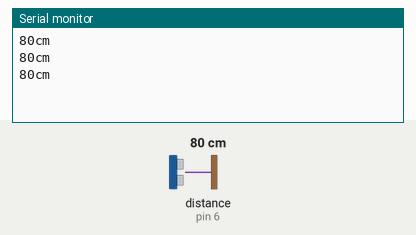
This sketch was run on a simulated Arduino Uno, built with avr-gcc and run on an emulated ATmega328P. Parts: the last lines printed to the serial monitor. Wiring (inferred from the names in the program): ultrasonic range finder: trigger pin 7; echo pin 6. Inputs (shaded band) come from the test bench; at power-on: distance to the obstacle (sensor on pin 6) 80 cm. The echo pulse lasts 58.3 µs per cm.

Above: at 1.2 s.
1.3 s: distance to the obstacle (sensor on pin 6) set to 2 cm
At 1.88 s:
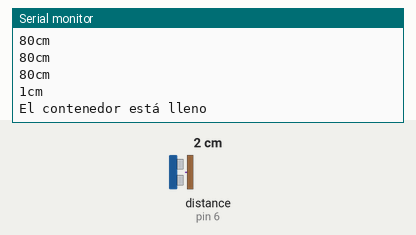
3.5 s: distance to the obstacle (sensor on pin 6) set to 4 cm
At 3.89 s:
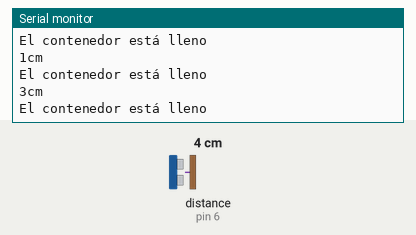
Timing chart, 0 to 6.5 s (numbered marks = the images above; inputs shaded):
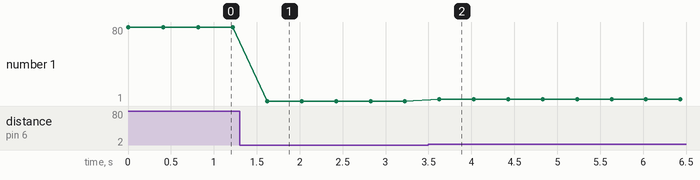

The sketch:

Sensor_Ultrasonido.ino
```cpp
/*
 HC-SR04 conexiones:
  VCC al arduino 5v
  GND al arduino GND
  Echo al Arduino pin 6
  Trig al Arduino pin 7
   */

#define Pin_echo 6
#define Pin_trig 7
long duracion, distancia;

void setup() {
  Serial.begin (9600);          // inicializa el puerto serial a 9600 baudios
  pinMode(Pin_echo, INPUT);     // define el pin 6 como entrada (echo)
  pinMode(Pin_trig, OUTPUT);    // define el pin 7 como salida  (triger)
  }

void loop() {

  digitalWrite(Pin_trig, LOW);
  delayMicroseconds(2);
  digitalWrite(Pin_trig, HIGH);   // genera el pulso de triger por 10ms
  delayMicroseconds(10);
  digitalWrite(Pin_trig, LOW);

  duracion = pulseIn(Pin_echo, HIGH);
  distancia = (duracion/2) / 29;            // calcula la distancia en centimetros

  if (distancia >= 500 || distancia <= 0){  // si la distancia es mayor a 500cm o menor a 0cm
    Serial.println("---");                  // no mide nada
  }
  else {
    Serial.print(distancia);           // envia el valor de la distancia por el puerto serial
    Serial.println("cm");              // le coloca a la distancia los centimetros "cm"
  }

   if (distancia <= 5 && distancia >= 1){
    Serial.println("El contenedor está lleno");         // envia la palabra Alarma por el puerto serial
  }
  delay(400);                                // espera 400ms para que se logre ver la distancia en la consola
}
```

Measured:
- after the input at 1.3 s, the serial monitor: prints a new line after 0.32 s (image 1)
- after the input at 3.5 s, the serial monitor: prints a new line after 0.13 s (image 2)
- plotted number 1: 80 → 1 after the input at 1.3 s, 1 → 3 after the input at 3.5 s
